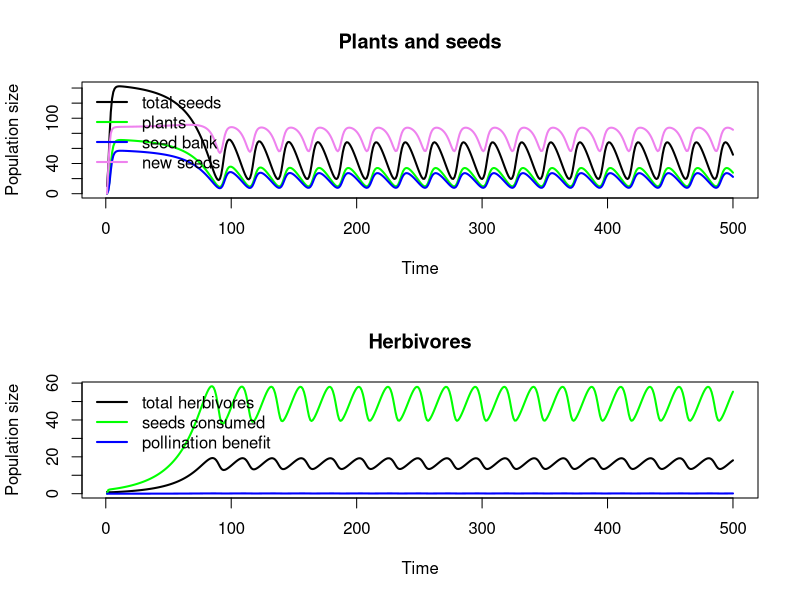
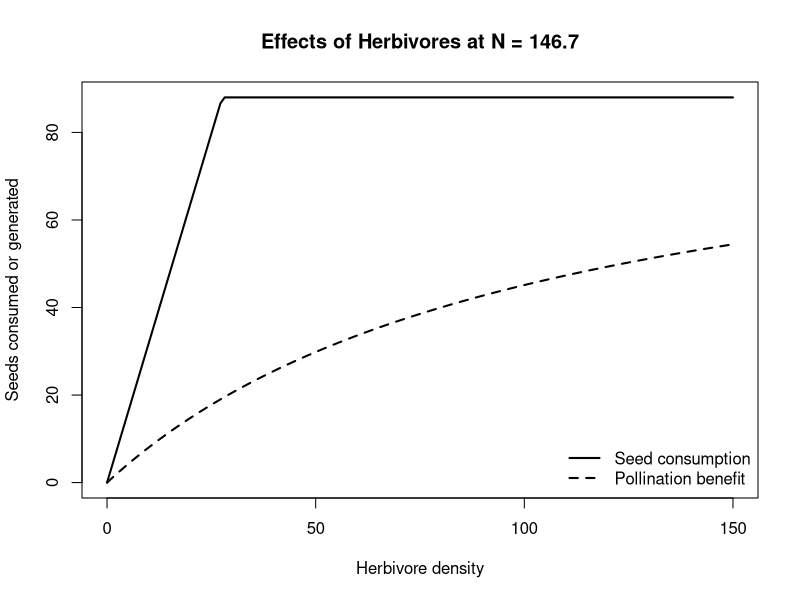

Write the R code that produced these figures, in order.

# Model an annual plant interacting with an insect
# that is both a pollinator, which increases fecundity,
# and a seed predator, consuming seeds after they are produced but 
# before they are incorporated in the seed bank.

# set your working directory
setwd("G:/My Drive/AdlerLabDocs/PlantPopEcol/code")

### define population growth function-----------------------

mutualist_growth <- function(N,g,s,fec,alpha,H,s_H,a,h,b,p,h_p){
  
  # plants
  germinants <- g*N   # number of plants germinating out of the seed bank
  surv_seeds <- N*(1-g)*s  # number of ungerminated seeds that survive
  pollination <- p*H/(1 + p*h_p*H) # pollination benefit
  fec_eff <- fec*(1 + pollination) # effective fecundity after pollination
  new_seeds <- fec_eff*germinants/(1+alpha*germinants)  # fecundity (production of new seeds)
  consumed_seeds <- a*new_seeds*H/(1 + a*h*new_seeds)  # seed consumed by the herbivore, Type II functional response
  if(consumed_seeds>new_seeds) consumed_seeds<- new_seeds  # impose realistic limit on seed consumption
  total_seeds <- surv_seeds + new_seeds - consumed_seeds
  
  # herbivores
  surv_herbivores <- H*s_H
  new_herbivores <- b*consumed_seeds
  total_herbivores <- surv_herbivores + new_herbivores
  
  # format output
  plant_out <- c(total_seeds,germinants,surv_seeds,new_seeds)
  herbivore_out <- c(total_herbivores,consumed_seeds, pollination)
  return(list(plant_out=plant_out,herbivore_out=herbivore_out))
  
}

### set plant parameters ------------------------------------------
fec_mu <- 10      # mean fecundity (must be > 0)
fec_sigma <- 0  # year-to-year standard deviation of fecundity (must be >= 0)
g <- 0.5        # germination rate
s <- 0.8              # survival of ungerminated seeds
alpha <- 0.1          # density dependence

### set seed predator (herbivore = H) parameters
s_H <- 0.4   # herbivore survival rate
a <- 0.1   # herbivore attack rate
h  <- 0.2   # handling time
b <- 0.2   # number of new herbivores per seeds consumed

### set pollination parameters
p <- 0.01      # pollination "attack" rate; set to 0 to turn off pollination
h_p <- 0.95     # pollination handling time, < 1 (max pollination benefit = 1/h_p)

### set-up simulation ------------------------------------------

timesteps <- 500  # number of time steps to simulate

# matrix to store plant and seed data
Nmatrix <- matrix(NA,nrow=timesteps,ncol=4)  
colnames(Nmatrix) <- c("total_seeds","germinants","surv_seeds","new_seeds")
Nmatrix[1,] <- c(10,0,0,0)  # initial population state

# matrix to store herbivore data
Hmatrix <- matrix(NA,nrow=timesteps,ncol=3)  
colnames(Hmatrix) <- c("total_herbivores","consumed_seeds","pollination")
Hmatrix[1,] <- c(1,0,0)  # initial population state

# draw time-varying plant fecundities
fec <- rnorm(timesteps,fec_mu, fec_sigma) 
fec[fec<0] <- 0   # set negative fecundities to zero

### run simulation ------------------------------------------

for(i in 2:timesteps){
  update<- mutualist_growth(Nmatrix[i-1,1],g,s,fec[i],alpha,H=Hmatrix[i-1,1],s_H,a,h,b,p,h_p)
  Nmatrix[i,] <- update$plant_out
  Hmatrix[i,] <- update$herbivore_out
}

### plot results ------------------------------------------

myCols <-c("black","green","blue","violet")
myNames <- c("total seeds","plants","seed bank","new seeds")
myNames_H <- c("total herbivores","seeds consumed","pollination benefit")

par(mfrow=c(2,1))  # set up plotting device for two panels

matplot(Nmatrix,type="l",xlab="Time",ylab="Population size",
        lty=1,lwd=2, col=myCols, main="Plants and seeds")
legend("topleft",myNames,col=myCols,lty=1, lwd=2, bty="n")

matplot(Hmatrix,type="l",xlab="Time",ylab="Population size",
        lty=1,lwd=2, col=myCols, main= "Herbivores")
legend("topleft",myNames_H,col=myCols,lty=1, lwd=2, bty="n")

### plot effects of herbivore/mutualist density ----------------------------

# plant density at the no-herbivore equilibrium
lambda <- (1-g)*s + fec_mu*g
N_ref <- (lambda - 1)/(alpha*g*(1-(1-g)*s))

# range of herbivore densities
H_seq <- seq(0, 150, length.out=150)

# calculate germinants and seed production at N_ref
germinants_ref <- g*N_ref
new_seeds_ref <- fec_mu*germinants_ref/(1 + alpha*germinants_ref)

# seed consumption as a function of herbivore density
consumption <- a*new_seeds_ref*H_seq/(1 + a*h*new_seeds_ref)
consumption[consumption > new_seeds_ref] <- new_seeds_ref 

# pollination benefit as a function of herbivore density
pollination <- p*H_seq /
  (1 + p*h_p*H_seq)
fec_without_pollination <- fec_mu
fec_with_pollination <- fec_mu * (1 + pollination)
seeds_without_pollination <- fec_without_pollination * germinants_ref/(1 + alpha * germinants_ref)
seeds_with_pollination <- fec_with_pollination * germinants_ref/(1 + alpha * germinants_ref)
pollination_seeds <- seeds_with_pollination - seeds_without_pollination

# plot
par(mfrow=c(1,1))
plot(H_seq, consumption,
     type="l", lwd=2,
     xlab="Herbivore density",
     ylab="Seeds consumed or generated",
     ylim=c(0, max(consumption, pollination_seeds)),
     main=paste("Effects of Herbivores at N =", 
                round(N_ref, 1)))

lines(H_seq, pollination_seeds,
      lwd=2, lty=2)

legend("bottomright",
       legend=c("Seed consumption",
                "Pollination benefit"),
       lty=c(1,2), lwd=2, bty="n")
